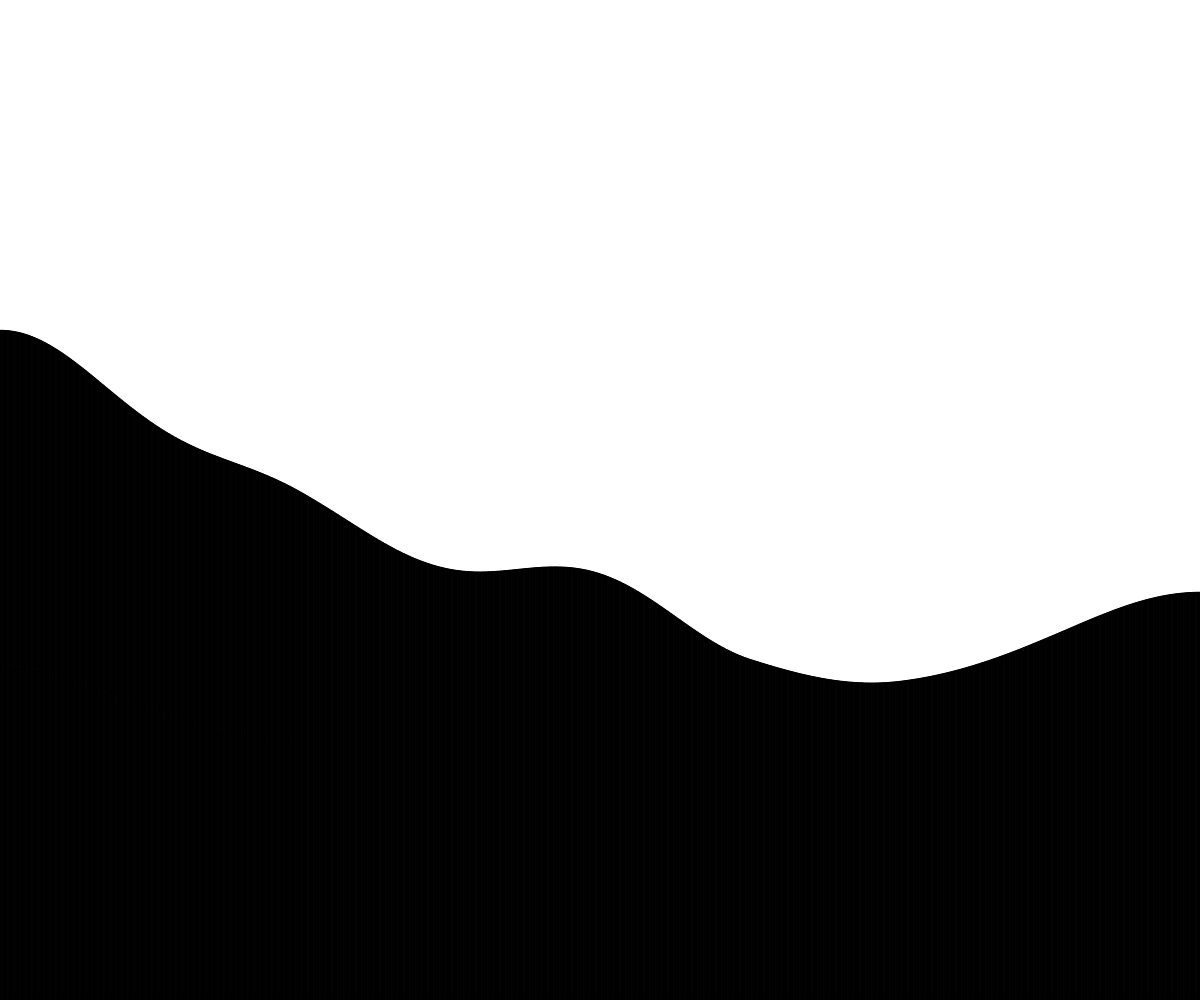
Frame 1 (no input)
Frame 60 (no input): identical to frame 1, image omitted
Frame 120 (the mouse pressed at the canvas centre since frame 60): identical to frame 1, image omitted

The p5.js sketch that drew this single still picture (run headless with seeded random() and noise() and a simulated clock; from frame 60 on, the mouse is pressed at the canvas centre):

// p5.js sketch
// ── sketch.js
// Terrain Generation
// Spet 23, 2021

let heights = [];
let numberOfRectangles = 1000;

function setup() {
  createCanvas(windowWidth, windowHeight);
  generateTerrain(numberOfRectangles);
}

function draw() {
  background(255);
  displayTerrain();
}

function displayTerrain() {
  let rectWidth = width/numberOfRectangles;
  fill(0);
  for(let i = 0; i < heights.length; i++){
    rect(i * rectWidth, height - heights[i], rectWidth, heights[i]);

  }
}

function generateTerrain(howMany) {
  let time = 0;
  let dTime = 0.001;

  for (let i = 0; i<howMany; i++){
    let currentHeight = noise(time) * height;
    heights.push(currentHeight);
    time += dTime;
  }
}
